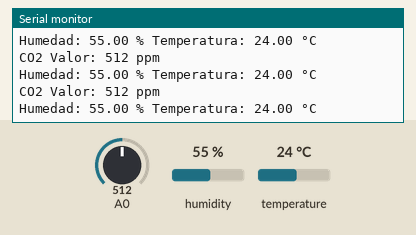
Bench run of a sketch on a simulated Arduino Uno, built with avr-gcc and run on an emulated ATmega328P. Shown: the last lines printed to the serial monitor. The test bench sets the inputs (shaded band); at power-on: A0 = 512, humidity 55 %, temperature 24 °C.

Above: at 19.8 s.
19.9 s: A0 set to 11
At 21.4 s:
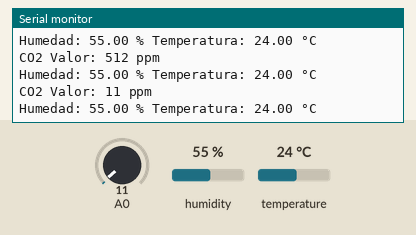
26.3 s: A0 set to 8
At 27.4 s:
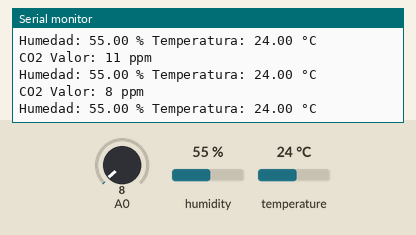
Timing chart, 0 to 29.3 s (numbered marks = the images above; inputs shaded):
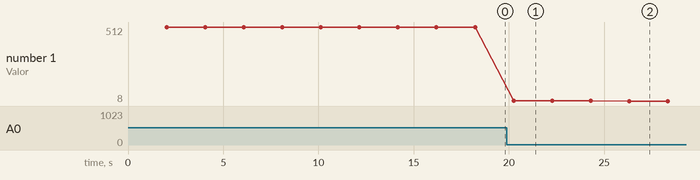

The sketch:

dht11_mq135.ino
```cpp
#include <DHT.h>

#define DHTTYPE DHT11
#define DHTPIN 9

DHT dht(DHTPIN, DHTTYPE);

void setup() {
  // put your setup code here, to run once:
  Serial.begin(9600);
  dht.begin();
}

void loop() {
  // put your main code here, to run repeatedly:
  // 2 segundos
  delay(2000);
  float humidity = dht.readHumidity();
  float temperature = dht.readTemperature();
  int s_analogica_mq135 = analogRead(A0);

  Serial.print("CO2 Valor: ");
  Serial.print(s_analogica_mq135);
  Serial.println(" ppm");

  if( isnan(humidity) || isnan(temperature)){
    Serial.println("ERROR EN EL SENSOR!!!");
    return;
  }

  Serial.print("Humedad: ");
  Serial.print(humidity);
  Serial.print(" % Temperatura: ");
  Serial.print(temperature);
  Serial.println(" °C");
}
```

Measured:
- after the input at 19.9 s, the serial monitor: prints a new line after 0.35 s (image 1)
- after the input at 26.3 s, the serial monitor: prints a new line at once (image 2)
- plotted number 1: 512 → 11 after the input at 19.9 s, 11 → 8 after the input at 26.3 s
